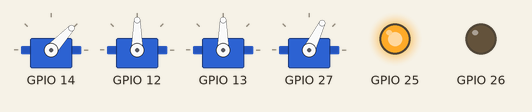
Simulated run of this program. Board: ESP32. Shown: 4 × servo, output pins drawn as LEDs (lit = HIGH). No radio packets arrive unless stated; what the program prints to the serial monitor is not drawn.

Above: at 2.2 s.
Timing chart, 0 to 5.0 s (numbered marks = the images above):
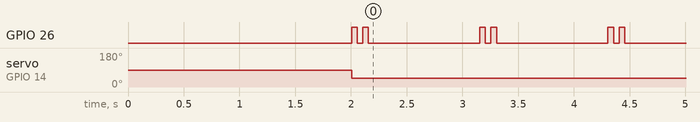

Measured:
- by itself, GPIO 26: repeats every 1.2 s: LOW 0.05 s, HIGH 0.05 s, LOW 1.0 s, HIGH 0.05 s
- by itself, servo on GPIO 14: 90° → 47° at 2.0 s

The program:

main.cpp
```cpp
#include <Arduino.h>

#include "Radio.h"
#include "Engine.h"
#include "FlightControls.h"
#include "Lighting.h"

Radio radio(17, 5);
FlightControls flightControls(14, 12, 13);
Engine engine(27);
Lighting lighting(26, 25);

bool isRunning = true;

void setup()
{
    Serial.begin(115200);

    Serial.println("Setting up plane...");

    // start radio
    radio.setup();

    // start flight controls and reset surface position
    flightControls.setup();
    flightControls.resetSurfaces();

    // start engine and calibrate
    engine.setup();
    engine.calibrate();
    engine.turnOn();

    // start lights
    lighting.setup();
    lighting.setNav(true);
    lighting.setStrobe(true);
}

void loop()
{
    uint64_t currentMillis = millis();

    if (!isRunning)
        return;

    // update lights
    lighting.tick(currentMillis);

    // fill packet with data received
    radio.peek();

    // get packet and treat data
    auto &radioData = radio.getData();

    // map data from 0/255 to -1.0/1.0  (I dont know if I'll maintain 0/255 because of precision)
    float aileronMovement = (radioData.joy1_x / (255.0f / 2.0f)) - 1.0f;
    float elevatorMovement = (radioData.joy1_y / (255.0f / 2.0f)) - 1.0f;
    float rudderMovement = (radioData.joy2_x / (255.0f / 2.0f)) - 1.0f;

    // map pot data to throttle between 0.0 and 1.0
    float throttle = (radioData.pot / 255.0f);

    flightControls.setAileron(aileronMovement);
    flightControls.setElevator(elevatorMovement);
    flightControls.setRudder(rudderMovement);

    engine.setThrottle(throttle);
}
```

Engine.cpp
```cpp
#include "Engine.h"

#include <Arduino.h>

Engine::Engine(uint8_t pin)
    : m_pin(pin), m_isOn(false), m_lastPulse(0)
{
}

void Engine::setup()
{
    m_servo.attach(m_pin);
}

void Engine::setThrottle(float value)
{
    if(!m_isOn)
        return;

    if (value > 1.0f)
        value = 1.0f;
    else if (value < 0.0f)
        value = 0.0f;

    uint16_t pulse = ENGINE_IDLE_PULSE + (ENGINE_MAX_PULSE - ENGINE_IDLE_PULSE) * value;

    /**
     * quickly change in throttle
     * reject this
     * (probably noise in radio or miswiring)
     * (HAHAHAHAHAHA I HOPE MY AIRPLANE DONT BROKE AGAIN WITH THIS CODE BECAUSE NOW ITS SAFE AND SOUND)
    */
    if(pulse - m_lastPulse > ENGINE_MAX_THROTTLE_STEP)
        return;

    m_servo.writeMicroseconds(pulse);
    m_lastPulse = pulse;
}

void Engine::calibrate()
{
    m_servo.writeMicroseconds(ENGINE_MIN_PULSE);
    m_lastPulse = ENGINE_MIN_PULSE;
    delay(2000);
}

void Engine::turnOn()
{
    m_servo.writeMicroseconds(ENGINE_IDLE_PULSE);
    m_lastPulse = ENGINE_IDLE_PULSE;
    m_isOn = true;
}

void Engine::turnOff()
{
    m_servo.writeMicroseconds(ENGINE_MIN_PULSE);
    m_isOn = false;
}
```

Engine.h
```cpp
#pragma once

#include <cstdint>
#include <ESP32Servo.h>

#define ENGINE_CALIBRATION_WAIT_TIME 2000

#define ENGINE_MIN_PULSE 1000
#define ENGINE_IDLE_PULSE 1200
#define ENGINE_MAX_PULSE 2000

#define ENGINE_MAX_THROTTLE_STEP 500

class Engine
{
public:
    Engine(uint8_t pin);

    void setup();
    void calibrate();

    void turnOn();
    void turnOff();

    void setThrottle(float value);

    inline bool isOn() { return m_isOn; }

private:
    uint8_t m_pin;
    Servo m_servo;
    bool m_isOn;
    uint16_t m_lastPulse;
};
```

FlightControls.cpp
```cpp
#include "FlightControls.h"

#include <Arduino.h>

FlightControls::FlightControls(uint8_t aileronPin, uint8_t elevatorPin, uint8_t rudderPin)
    : m_aileronPin(aileronPin), m_elevatorPin(elevatorPin), m_rudderPin(rudderPin)
{
}

void FlightControls::setup()
{
    m_aileron.setPeriodHertz(50);
    m_elevator.setPeriodHertz(50);
    m_rudder.setPeriodHertz(50);

    m_aileron.attach(m_aileronPin, 500, 2400);
    m_elevator.attach(m_elevatorPin, 500, 2400);
    m_rudder.attach(m_rudderPin, 500, 2400);
}

void FlightControls::resetSurfaces()
{
    m_aileron.write(90);
    m_elevator.write(90);
    m_rudder.write(90);
}

void FlightControls::setAileron(float value)
{
    if(value > 1.0f)
        value = 1.0f;
    else if (value < -1.0f)
        value = -1.0f;

    uint16_t center = (SURFACE_MAX_PULSE + SURFACE_MIN_PULSE) / 2.0f;
    uint16_t pulse = center + (SURFACE_MAX_PULSE - center) * value;
    m_aileron.writeMicroseconds(pulse);
}

void FlightControls::setElevator(float value)
{
    if(value > 1.0f)
        value = 1.0f;
    else if (value < -1.0f)
        value = -1.0f;

    uint16_t center = (SURFACE_MAX_PULSE + SURFACE_MIN_PULSE) / 2.0f;
    uint16_t pulse = center + (SURFACE_MAX_PULSE - center) * value;
    m_aileron.writeMicroseconds(pulse);
}

void FlightControls::setRudder(float value)
{
    if(value > 1.0f)
        value = 1.0f;
    else if (value < -1.0f)
        value = -1.0f;

    uint16_t center = (SURFACE_MAX_PULSE + SURFACE_MIN_PULSE) / 2.0f;
    uint16_t pulse = center + (SURFACE_MAX_PULSE - center) * value;
    m_aileron.writeMicroseconds(pulse);
}
```

FlightControls.h
```cpp
#pragma once

#include <cstdint>
#include <ESP32Servo.h>

#define SURFACE_MIN_PULSE 1000
#define SURFACE_MAX_PULSE 2000

class FlightControls
{
public:
    FlightControls(uint8_t aileronPin, uint8_t elevatorPin, uint8_t rudderPin);

    void setup();

    void resetSurfaces();

    void setAileron(float value);
    void setElevator(float value);
    void setRudder(float value);

private:
    uint8_t m_aileronPin;
    uint8_t m_elevatorPin;
    uint8_t m_rudderPin;

    Servo m_aileron;
    Servo m_elevator;
    Servo m_rudder;
};
```

Lighting.cpp
```cpp
#include "Lighting.h"

#include <Arduino.h>

Lighting::Lighting(uint8_t strobePin, uint8_t navPin)
    :   m_strobePin(strobePin), m_navPin(navPin), m_strobeEnabled(false), m_navEnabled(false),
        m_strobeMillis(0), m_strobeStep(0), m_strobeTime(LIGHTING_DEFAULT_STROBE_TIME), m_strobeBlinkTime(LIGHTING_DEFAULT_STROBE_BLINK_TIME)
{
}

void Lighting::setup()
{
    pinMode(m_strobePin, OUTPUT);
    pinMode(m_navPin, OUTPUT);
}

void Lighting::tick(uint64_t currentMillis)
{
    if(m_strobeEnabled)
    {
        if(m_strobeStep == 0 && currentMillis - m_strobeMillis >= m_strobeTime)
        {
            digitalWrite(m_strobePin, HIGH);
            m_strobeStep++;
            m_strobeMillis = currentMillis;
        }
        else if (m_strobeStep == 1 && currentMillis - m_strobeMillis >= m_strobeBlinkTime)
        {
            digitalWrite(m_strobePin, LOW);
            m_strobeStep++;
            m_strobeMillis = currentMillis;
        }
        else if (m_strobeStep == 2 && currentMillis - m_strobeMillis >= m_strobeBlinkTime)
        {
            digitalWrite(m_strobePin, HIGH);
            m_strobeStep++;
            m_strobeMillis = currentMillis;
        }
        else if (m_strobeStep == 3 && currentMillis - m_strobeMillis >= m_strobeBlinkTime)
        {
            digitalWrite(m_strobePin, LOW);
            m_strobeStep = 0;
            m_strobeMillis = currentMillis;
        }
    }
}

void Lighting::setStrobe(bool enabled)
{
    m_strobeEnabled = enabled;
}

void Lighting::setNav(bool enabled)
{
    digitalWrite(m_navPin, enabled);
    m_navEnabled = enabled;
}
```

Lighting.h
```cpp
#pragma once

#include <cstdint>

#define LIGHTING_DEFAULT_STROBE_TIME 1000
#define LIGHTING_DEFAULT_STROBE_BLINK_TIME 50

class Lighting
{
public:
    Lighting(uint8_t strobePin, uint8_t navPin);

    void setup();
    void tick(uint64_t currentMillis);

    void setStrobe(bool enabled);
    void setNav(bool enabled);

    inline void setStrobeTime(uint16_t time) { m_strobeTime = time; }
    inline void setStrobeBlinkTime(uint16_t time) { m_strobeBlinkTime = time; }

private:
    uint8_t m_strobePin;
    uint8_t m_navPin;

    bool m_strobeEnabled;
    bool m_navEnabled;

    uint64_t m_strobeMillis;
    uint8_t m_strobeStep;

    uint16_t m_strobeTime;
    uint16_t m_strobeBlinkTime;
};
```

Radio.cpp
```cpp
#include "Radio.h"

#include <Arduino.h>

Radio::Radio(uint8_t cePin, uint8_t csnPin)
    : m_rf24(cePin, csnPin)
{
}

void Radio::setup()
{
    if (!m_rf24.begin() || !m_rf24.isChipConnected())
        throw std::runtime_error("Failed to communicate with nRF24L01+, check wiring");

    m_rf24.setPALevel(RF24_PA_HIGH);
    m_rf24.setDataRate(RF24_250KBPS);
    m_rf24.setChannel(RADIO_CHANNEL);
    m_rf24.setCRCLength(RF24_CRC_16);

    m_rf24.openReadingPipe(0, RADIO_ADDRESS);
    m_rf24.startListening();
}

void Radio::peek()
{
    if(m_rf24.available())
    {
        m_rf24.read(&m_data, sizeof(Packet));
    }
}
```

Radio.h
```cpp
#pragma once

#include <RF24.h>

#define RADIO_CHANNEL 34
#define RADIO_ADDRESS 0xFFFFA

class Radio
{
public:
    struct Packet
    {
        uint8_t joy1_x;
        uint8_t joy1_y;
        uint8_t joy2_x;
        uint8_t joy2_y;
        uint8_t pot;
    };

public:
    Radio(uint8_t cePin, uint8_t csnPin);

    void setup();

    void peek();

    inline Packet& getData() { return m_data; }

private:
    RF24 m_rf24;
    Packet m_data;
};
```
